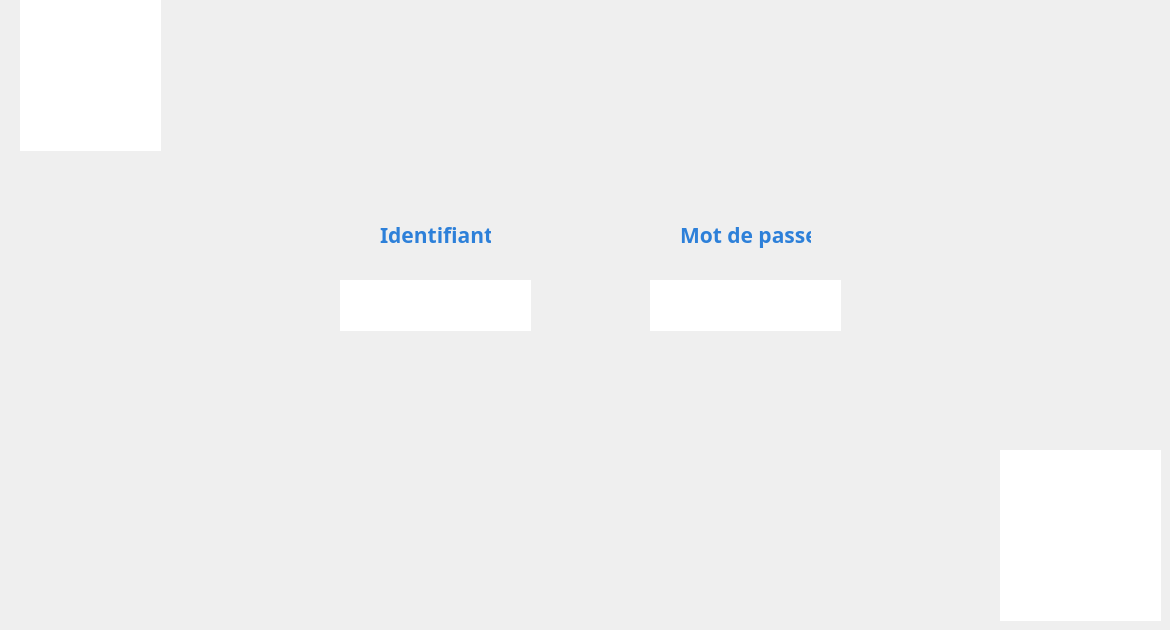
      <widget class="QWidget" name="Authentification">
       <property name="styleSheet">
        <string notr="true">#Authentification{
background-color: transparent;
border-image: url(:background.jpg);
background: none;
border: none;
background-repeat: none;
}
</string>
       </property>
       <widget class="QPushButton" name="pushButton_login">
        <property name="geometry">
         <rect>
          <x>490</x>
          <y>410</y>
          <width>201</width>
          <height>51</height>
         </rect>
        </property>
        <property name="styleSheet">
         <string notr="true">#pushButton_login{
background-color: transparent;
border-image: url(:Login_Init.png);
background: none;
border: none;
background-repeat: none;
}
</string>
        </property>
        <property name="text">
         <string/>
        </property>
       </widget>
       <widget class="QLabel" name="label_51">
        <property name="geometry">
         <rect>
          <x>380</x>
          <y>210</y>
          <width>111</width>
          <height>51</height>
         </rect>
        </property>
        <property name="font">
         <font>
          <family>Corbel</family>
         </font>
        </property>
        <property name="text">
         <string>&lt;html&gt;&lt;head/&gt;&lt;body&gt;&lt;p&gt;&lt;span style=&quot; font-size:16pt; font-weight:600; color:#2d80d9;&quot;&gt;Identifiant&lt;/span&gt;&lt;/p&gt;&lt;/body&gt;&lt;/html&gt;</string>
        </property>
       </widget>
       <widget class="QLabel" name="label_52">
        <property name="geometry">
         <rect>
          <x>680</x>
          <y>210</y>
          <width>131</width>
          <height>51</height>
         </rect>
        </property>
        <property name="font">
         <font>
          <family>Corbel</family>
         </font>
        </property>
        <property name="text">
         <string>&lt;html&gt;&lt;head/&gt;&lt;body&gt;&lt;p&gt;&lt;span style=&quot; font-size:16pt; font-weight:600; color:#2d80d9;&quot;&gt;Mot de passe&lt;/span&gt;&lt;/p&gt;&lt;/body&gt;&lt;/html&gt;</string>
        </property>
       </widget>
       <widget class="QLineEdit" name="Login_identifiant">
        <property name="geometry">
         <rect>
          <x>340</x>
          <y>280</y>
          <width>191</width>
          <height>51</height>
         </rect>
        </property>
        <property name="font">
         <font>
          <family>Javanese Text</family>
          <pointsize>12</pointsize>
         </font>
        </property>
        <property name="styleSheet">
         <string notr="true">#Login_identifiant {
background-color: transparent;
border-image: url(:champs.png);
background: none;
border: none;
background-repeat: none;
}

</string>
        </property>
        <property name="alignment">
         <set>Qt::AlignCenter</set>
        </property>
       </widget>
       <widget class="QLineEdit" name="Login_mdp">
        <property name="geometry">
         <rect>
          <x>650</x>
          <y>280</y>
          <width>191</width>
          <height>51</height>
         </rect>
        </property>
        <property name="font">
         <font>
          <family>Javanese Text</family>
          <pointsize>12</pointsize>
         </font>
        </property>
        <property name="styleSheet">
         <string notr="true">#Login_mdp {
background-color: transparent;
border-image: url(:champs.png);
background: none;
border: none;
background-repeat: none;
}

</string>
        </property>
        <property name="echoMode">
         <enum>QLineEdit::Password</enum>
        </property>
        <property name="alignment">
         <set>Qt::AlignCenter</set>
        </property>
       </widget>
       <widget class="QGraphicsView" name="graphicsView_Munifacility">
        <property name="geometry">
         <rect>
          <x>1000</x>
          <y>450</y>
          <width>161</width>
          <height>171</height>
         </rect>
        </property>
        <property name="styleSheet">
         <string notr="true">#graphicsView_Munifacility {
background-color: transparent;
border-image: url(:Munifacility.png);
background: none;
border: none;
background-repeat: none;
}

</string>
        </property>
       </widget>
       <widget class="QGraphicsView" name="graphicsView_Munivipalit_LOGO">
        <property name="geometry">
         <rect>
          <x>20</x>
          <y>-10</y>
          <width>141</width>
          <height>161</height>
         </rect>
        </property>
        <property name="styleSheet">
         <string notr="true">#graphicsView_Munivipalit_LOGO {
background-color: transparent;
border-image: url(:municipal.png);
background: none;
border: none;
background-repeat: none;
}
</string>
        </property>
       </widget>
       <zorder>label_51</zorder>
       <zorder>label_52</zorder>
       <zorder>Login_identifiant</zorder>
       <zorder>Login_mdp</zorder>
       <zorder>pushButton_login</zorder>
       <zorder>graphicsView_Munifacility</zorder>
       <zorder>graphicsView_Munivipalit_LOGO</zorder>
      </widget>
